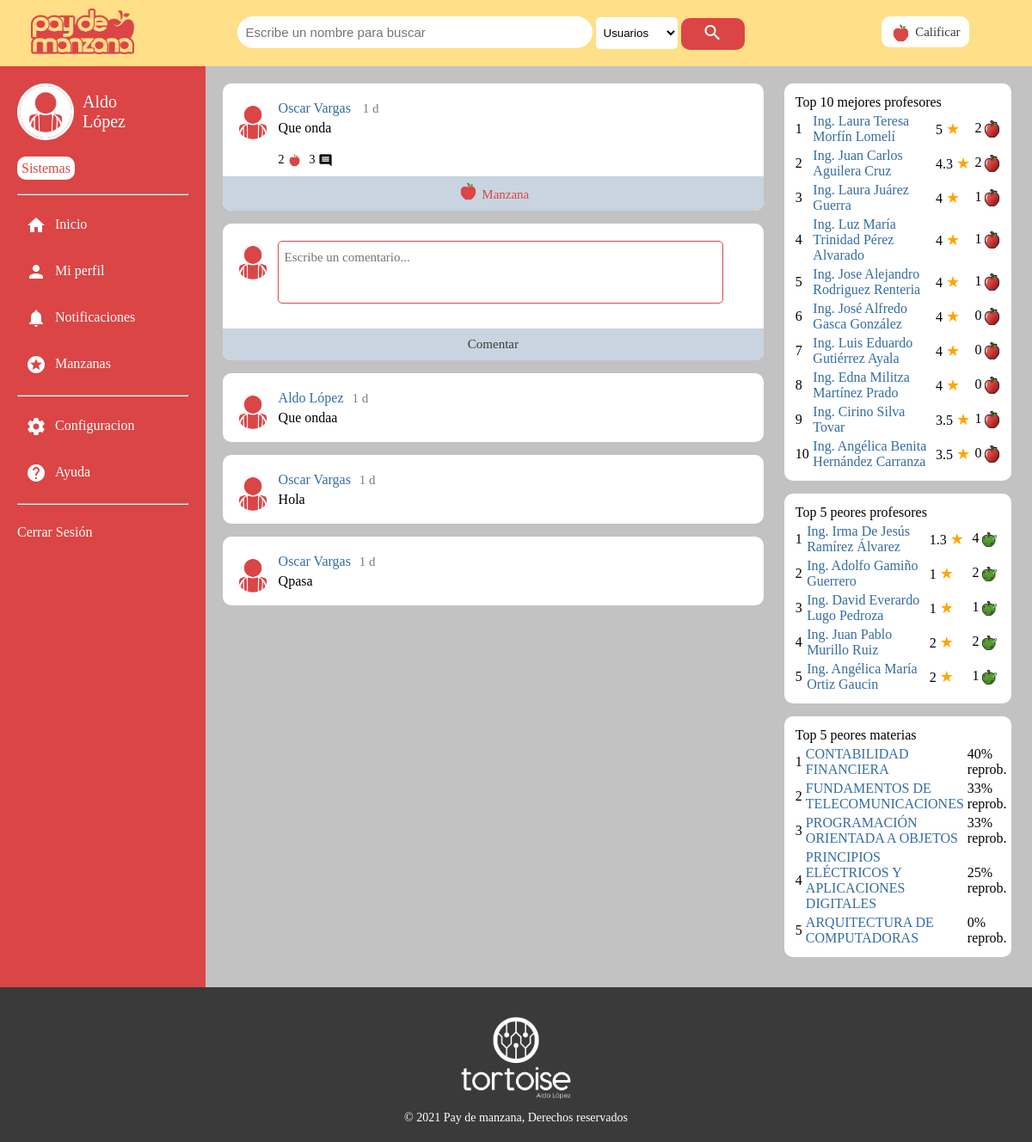
/post?id=30 (signed in), run on the app's committed database.
### tables this page shows
CREATE TABLE `usuario_presentacion` (
  `Usuario` char(8) NOT NULL,
  `Imagen_ruta` varchar(60) NOT NULL,
  `Descripcion` varchar(500) NOT NULL
);

CREATE TABLE `usuario` (
  `No_control` char(8) NOT NULL,
  `Nombre` varchar(60) NOT NULL,
  `Apellido` varchar(80) NOT NULL,
  `Sexo` enum('Masculino','Femenino','Sin especificar') NOT NULL,
  `Correo` varchar(25) NOT NULL,
  `Carrera` int(11) NOT NULL,
  `Anio_ingreso` year(4) NOT NULL
);

CREATE TABLE `carrera` (
  `Id_carrera` int(11) NOT NULL,
  `Nombre_carrera` varchar(100) DEFAULT NULL,
  `Nombre_corto` varchar(20) DEFAULT NULL,
  `Semestres` int(11) DEFAULT NULL
);

CREATE TABLE `post` (
  `Id_post` int(11) NOT NULL,
  `Usuario` char(8) NOT NULL,
  `Carrera` int(11) NOT NULL,
  `Fecha` date NOT NULL,
  `Hora` time NOT NULL,
  `Comentario` varchar(400) NOT NULL,
  `Imagen_ruta` varchar(100) NOT NULL
);

CREATE TABLE `post_comentario` (
  `Post` int(11) NOT NULL,
  `Usuario` char(8) NOT NULL,
  `Fecha` date NOT NULL,
  `Hora` time NOT NULL,
  `Comentario` varchar(400) NOT NULL
);

### model/usuario/ver_perfil.php (called while the page is built, shortened)
<?php
    $sql="SELECT Nombre, Apellido, Carrera FROM usuario WHERE No_control=:usuario";
    $resultado=$base->prepare($sql);
    $resultado->bindValue(":usuario",$usuario);
    $resultado->execute();
    $registro=$resultado->fetch((PDO::FETCH_ASSOC));
    $profilename = $registro["Nombre"] . " " . $registro["Apellido"];
    $carrera = $registro["Carrera"];
    $sql="SELECT Imagen_ruta FROM usuario_presentacion WHERE Usuario=:usuario";
    $resultado=$base->prepare($sql);
    $resultado->bindValue(":usuario",$usuario);
    $resultado->execute();
    $registro=$resultado->fetch((PDO::FETCH_ASSOC));
    $profileimage = $registro["Imagen_ruta"];
    $sql="SELECT * FROM carrera WHERE Id_carrera=:carrera";
    $resultado=$base->prepare($sql);
    $resultado->bindValue(":carrera",$carrera);
    $resultado->execute();
    $registro=$resultado->fetch((PDO::FETCH_ASSOC));
    $profilecareer = $registro["Nombre_corto"];
?>

### model/data/ver_post.php (called while the page is built, shortened)
<?php
    $post = $_GET["id"];
    $sql="SELECT A.Comentario, A.Fecha, A.Hora, A.Imagen_ruta,A.Usuario,
    (SELECT CONCAT(B.Nombre,' ',B.Apellido) FROM usuario B WHERE B.No_control=A.Usuario) AS Nombre,
    (SELECT P.Imagen_ruta FROM usuario_presentacion P WHERE P.Usuario=A.Usuario) As Foto,
    (SELECT COUNT(*) FROM post_manzana M WHERE M.Post = A.Id_post) AS Manzanas,
    (SELECT COUNT(*) FROM post_comentario H WHERE H.Post=A.Id_post) AS Comentarios,
    (SELECT COUNT(*) FROM post_manzana O WHERE O.Post=A.Id_post AND O.Usuario = :usuario) AS Man FROM post A
    WHERE A.Id_post = :post";
    $resultado=$base->prepare($sql);
    $resultado->bindValue(":usuario",$usuario);
    $resultado->bindValue(":post",$post);
    $resultado->execute();
    $registro=$resultado->fetch((PDO::FETCH_ASSOC));
    $post_texto= $registro["Comentario"];
    $post_fecha= $registro["Fecha"];
    $post_hora= $registro["Hora"];
    $post_usuario = $registro["Usuario"];
    $post_nombre = $registro["Nombre"];
    $post_foto_perfil = $registro["Foto"];
    $post_nmanzanas = $registro["Manzanas"];
    $post_ncomentarios = $registro["Comentarios"];
?>

### model/data/date_diff.php (called while the page is built)
<?php
    function dateDifference($date_1 , $date_2 , $differenceFormat = '%a' ){
        $datetime1 = date_create($date_1);
        $datetime2 = date_create($date_2);
        $interval = date_diff($datetime1, $datetime2);
        return $interval->format($differenceFormat);
    }
    function obtenerFecha($date_1 , $date_2){
        if(dateDifference($date_1,$date_2)=='0'){
            if(dateDifference($date_1,$date_2,'%h')=='0'){
                if(dateDifference($date_1,$date_2,'%i')=='0'){
                    return 'Hace un momento';
                }else{
                    return dateDifference($date_1,$date_2,'%i min');
                }
            }else{
                return dateDifference($date_1,$date_2,'%h h');
            }
        }else{
            return dateDifference($date_1,$date_2,'%a d');
        }
    }
?>

### model/data/post_comentarios.php (called while the page is built, shortened)
<?php
    $tamano=10;
    $pagina=1;
    $sql1="SELECT A.Comentario, A.Fecha, A.Hora, A.Usuario,
    (SELECT CONCAT(B.Nombre,' ',B.Apellido) FROM usuario B WHERE B.No_control=A.Usuario) AS Nombre,
    (SELECT P.Imagen_ruta FROM usuario_presentacion P WHERE P.Usuario=A.Usuario) As Foto
    FROM post_comentario A WHERE A.Post=:post";
    $empezar=($pagina-1)*$tamano;
    $sql2= $sql1 . " ORDER BY A.Fecha DESC, A.Hora DESC LIMIT $empezar,$tamano";
    $resultado=$base->prepare($sql2);
    $resultado->bindValue(":post",$post);
    $resultado->execute();
    $comentarios_post=$resultado->fetchAll((PDO::FETCH_OBJ));
?>

### view/post.php (the view, shortened to what this page needs)
<div class="espacio">
    <section class="posts">
        <?php
            require_once("model/data/date_diff.php");
        ?>
        <div class="post">
            <div class="principal">
                <img src="uploads/profile-images/<?php echo $post_foto_perfil;?>" alt="img-post-profile" class="foto-perfil">
                <div class="info-area">
                    <div class="info-head">
                            <a href="#?id=<?php echo $post_usuario?>"><?php echo $post_nombre?></a>
                            <?php
                                $fecha = obtenerFecha($post_fecha . $post_hora,date('G:i:s') . date("y-n-j"));
                            ?>
                            <span class="info-hora"><?php echo $fecha;?></span>
                    </div>
                    <p class="comentario"><?php echo $post_texto;?></p>
                    <div class="info-mancom">
                        <span class="info-man">
                            <span class="num-man" id="num-man-<?php echo $post;?>"><?php echo $post_nmanzanas;?></span> <img src="images/ico-man-buena.PNG" alt="manzana" width="17px">
                        </span>
                        <span class="info-com"><?php echo $post_ncomentarios?> <i class="material-icons" style="font-size: 17px;">comment</i></span></span>
                    </div>
                </div>
            </div>
            <div class="separador">
                ><label for="manzana-<?php echo $post;?>" id="lbl-manzana-<?php echo $post;?>"><img src="images/ico-man-buena.PNG" alt="manzana" width="25px"> Manzana</label>
            </div>
        </div>
        <div class="publicar">
            <form action="<?php echo(basename($_SERVER['PHP_SELF'],".php")."?id=$post");?>" method="post" class="upload-form">
                <div class="principal">
                    <img src= "uploads/profile-images/<?php echo $profileimage; ?> " alt="profile-img" width="50px">
                    <textarea name="comentario" id="comentario" class="comentario" maxlength="400" cols="30" rows="3" placeholder="Escribe un comentario..."></textarea>
                </div>
                <div class="separador">
                    <input type="submit" name="comentar" value="Comentar">
                 </div>
            </form>
        </div>
        <?php
            require_once("model/data/post_comentarios.php");
            foreach($comentarios_post as $comentario){
                echo '<div class="comentario">';
                echo '<div class="principal">';
                echo "<img class=\"foto-perfil\" src=\"uploads/profile-images/$comentario->Foto\" alt=\"profile-img-post\" width=\"50px\">";
                echo '<div class="info-area">';
                echo '<div class="info-head">';
                echo "<a href=\"#?id=$comentario->Usuario\">$comentario->Nombre</a>";
                $fecha = obtenerFecha($comentario->Fecha . $comentario->Hora,date('G:i:s') . date("y-n-j"));
                echo "<span class=\"info-hora\">$fecha</span>";
                echo '</div>';
                echo "<p class=\"comentario\">$comentario->Comentario</p>";
                echo '</div>';
                echo '</div>';
                echo '</div>';
            }
        ?>
    </section>
    <aside class="stats">
        <?php
        require_once("model/data/stats.php");
        require_once("view/common/aside/stats.php");
        ?>
    </aside>
</div>

### view/common/sidebar/side_index.php (shortened to what this page needs)
<div class="sidebar" id="sidebar">
    <div class="perfil">
        <div class="nombre">
            <img src="uploads/profile-images/<?php echo $profileimage; ?>" alt="perfil" width="60px">
            <span><?php echo $profilename; ?></span>
        </div>
        <div class="carrera">
            <span><?php echo $profilecareer; ?></span>
        </div>
    </div>
    <ul>
        <hr>
        <li><a href="index" id="side-inicio"><i class="material-icons">home</i><span class="side-text">Inicio</span></a></li>
        <li><a href="#" id="side-perfil"><i class="material-icons">person</i><span class="side-text">Mi perfil</span></a></li>
        <li><a href="notificaciones" id="side-notificaciones"><i class="material-icons">notifications</i><span class="side-text">Notificaciones</span>
        </a></li>
        <li><a href="#" id="side-manzanas"><i class="material-icons">stars</i><span class="side-text">Manzanas</span></a></li>
        <hr>
        <li><a href="#" id="side-config"><i class="material-icons">settings</i><span class="side-text">Configuracion</span></a></li>
        <li><a href="#" id="side-ayuda"><i class="material-icons">help</i><span class="side-text">Ayuda</span></a></li>
        <hr>
        <li><a href="logout" id="side-ayuda"><span class="side-text">Cerrar Sesión</span></a></li>
    </ul>
</div>

### style/header.css (style rules this page uses)
html { min-height: 100vh; }
body { margin: 0; padding: 0; font-family: ProximaNova-Regular; min-height: 100vh; }
body { padding: 0px 0px; background: #c2c2c2; }
body header { width: 100%; background: #ffdf88; display: -webkit-box; display: -ms-flexbox; display: flex; -webkit-box-align: center; -ms-flex-align: center; align-items: center; }
body header div { display: inline-block; vertical-align: middle; text-align: center; }
body header .barra-top { padding: 10px; width: 100%; }
body header .barra-top .buscar { width: 70%; }
body header .barra-top .buscar input[type="text"], body header .barra-top .buscar input[type="tel"], body header .barra-top .buscar input[type="email"], body header .barra-top .buscar input[type="password"], body header .barra-top .buscar input[type="number"] { background: #FFF; width: 50%; max-width: 1000px; border-radius: 20px; -webkit-box-sizing: border-box; box-sizing: border-box; border: 0px solid #db4545; font-size: 15px; padding: 10px; }
body header .barra-top .buscar select { line-height: 1.3; padding: 10px 5px; -webkit-box-sizing: border-box; box-sizing: border-box; border: 0px solid #db4545; border-radius: 5px; background: #ffffff; }
body header .barra-top .buscar select option { font-weight: normal; padding: 5px; }
body header .barra-top .buscar button { color: #ffffff; border: 0; border-radius: 10px; background: #db4545; padding: 5px 25px; vertical-align: middle; }
body header .barra-top .img { width: 10%; }
body header .barra-top .calificar { width: 15%; }
body header .barra-top .calificar a { font-size: 15px; font-family: Proxima Nova Bold; text-decoration: none; color: #3a3a3a; padding: 10px; border-radius: 10px; border: 0px solid #db4545; background: #FFFFFF; }
body header .barra-top .calificar a img { vertical-align: middle; }

### style/side-bar.css (style rules this page uses)
html { min-height: 100vh; }
body { margin: 0; padding: 0; font-family: ProximaNova-Regular; min-height: 100vh; }
.main .contenido .sidebar { margin: 0px 0px; width: 250px; background: #db4545; color: #FFFFFF; padding: 20px; float: left; overflow: hidden; -ms-flex-wrap: wrap; flex-wrap: wrap; -webkit-box-pack: justify; -ms-flex-pack: justify; justify-content: space-between; }
.main .contenido .sidebar ul { display: block; width: 100%; list-style: none; margin: 10px 0px; text-align: left; list-style-type: none; padding: 0px; height: 100vh; }
.main .contenido .sidebar ul li { width: 100%; margin: 0px; display: block; }
.main .contenido .sidebar ul li a { width: 100%; padding: 15px 0px; display: block; text-decoration: none; color: #FFFFFF; -webkit-transition: padding .3s; transition: padding .3s; }
.main .contenido .sidebar ul li a i { margin: 0px 10px; vertical-align: middle; }
.main .contenido .sidebar .perfil .nombre { width: 70px; height: 70px; display: -webkit-box; display: -ms-flexbox; display: flex; }
.main .contenido .sidebar .perfil .nombre img { width: 60px; height: 60px; border-radius: 50%; border: 3px solid #ffffff; -o-object-fit: cover; object-fit: cover; float: left; }
.main .contenido .sidebar .perfil .nombre span { float: left; margin: 10px 10px; font-size: 20px; vertical-align: middle; -webkit-box-align: center; -ms-flex-align: center; align-items: center; }
.main .contenido .sidebar .carrera { margin: 20px auto; }
.main .contenido .sidebar .carrera span { padding: 5px; border-radius: 10px; background: #ffffff; color: #db4545; font-family: Proxima Nova Bold; }

### style/footer.css (style rules this page uses)
html { min-height: 100vh; }
body { margin: 0; padding: 0; font-family: ProximaNova-Regular; min-height: 100vh; }
footer { text-align: center; width: 100%; background: #3a3a3a; color: #FFFFFF; font-size: 14px; }
footer div { width: 100%; padding: 20px 0px; }
footer div img { width: 150px; display: block; margin: 10px auto; }

### data on the page
usuario_presentacion: Imagen_ruta (picture)
usuario: profilename "Aldo López"
carrera: Nombre_corto "Sistemas"
post: fecha "1 d", Comentario "Que onda"
post_comentario: Nombre "Aldo López", fecha "1 d", Comentario "Que ondaa"
post_comentario: Nombre "Oscar Vargas", fecha "1 d", Comentario "Hola"
post_comentario: Nombre "Oscar Vargas", fecha "1 d", Comentario "Qpasa"

### other printed values
$post_nombre "Oscar Vargas"
$post_nmanzanas "2"
$post_ncomentarios "3"
$profesores->Nombre "Ing. Laura Teresa Morfín Lomelí"
$promedio "5"
$profesores->Manzanas "2"
$profesores->Nombre "Ing. Juan Carlos Aguilera Cruz"
$promedio "4.3"
$profesores->Nombre "Ing. Laura Juárez Guerra"
$promedio "4"
$profesores->Manzanas "1"
$profesores->Nombre "Ing. Luz María Trinidad Pérez Alvarado"
$profesores->Nombre "Ing. Jose Alejandro Rodriguez Renteria"
$profesores->Nombre "Ing. José Alfredo Gasca González"
$profesores->Manzanas "0"
